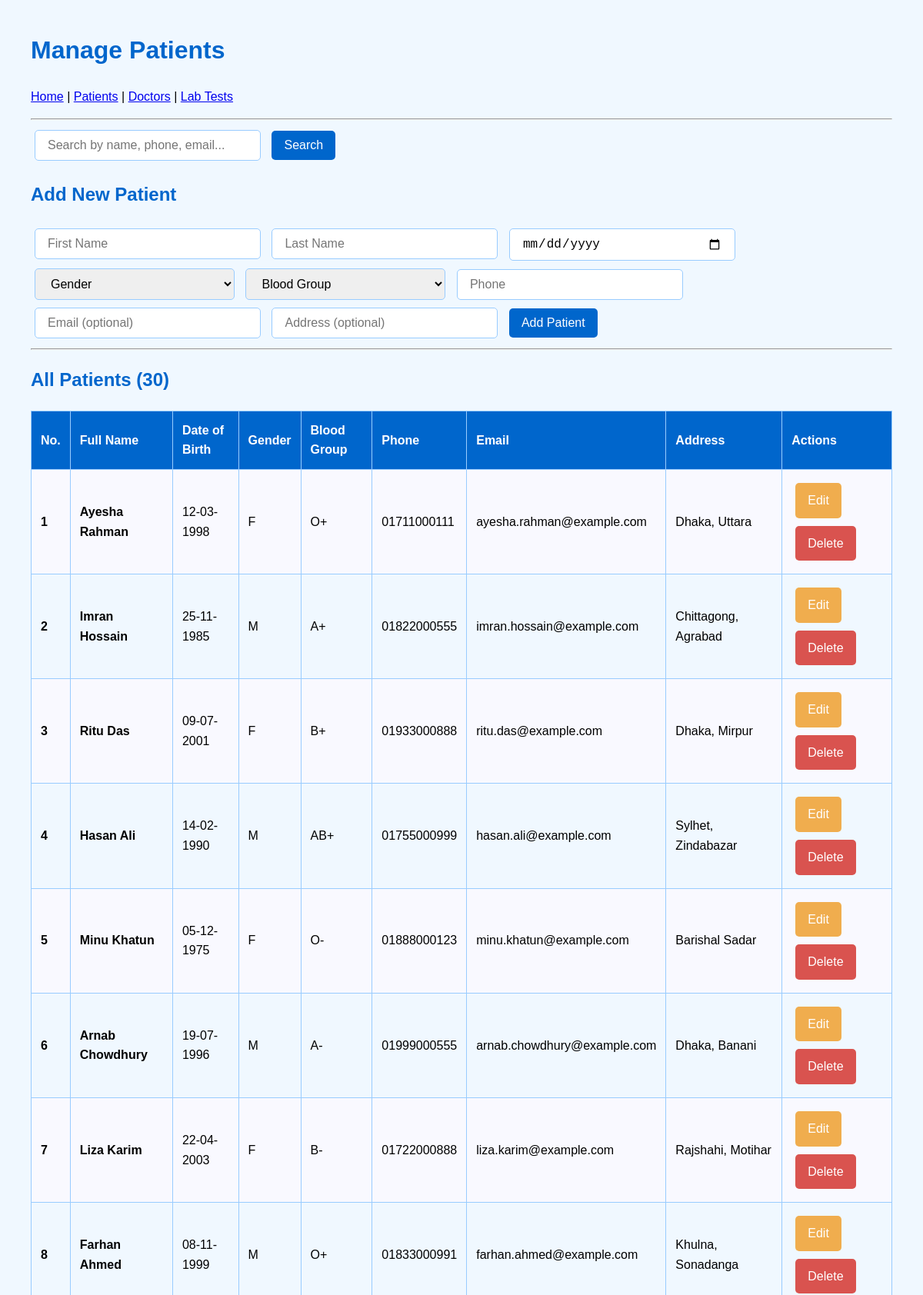
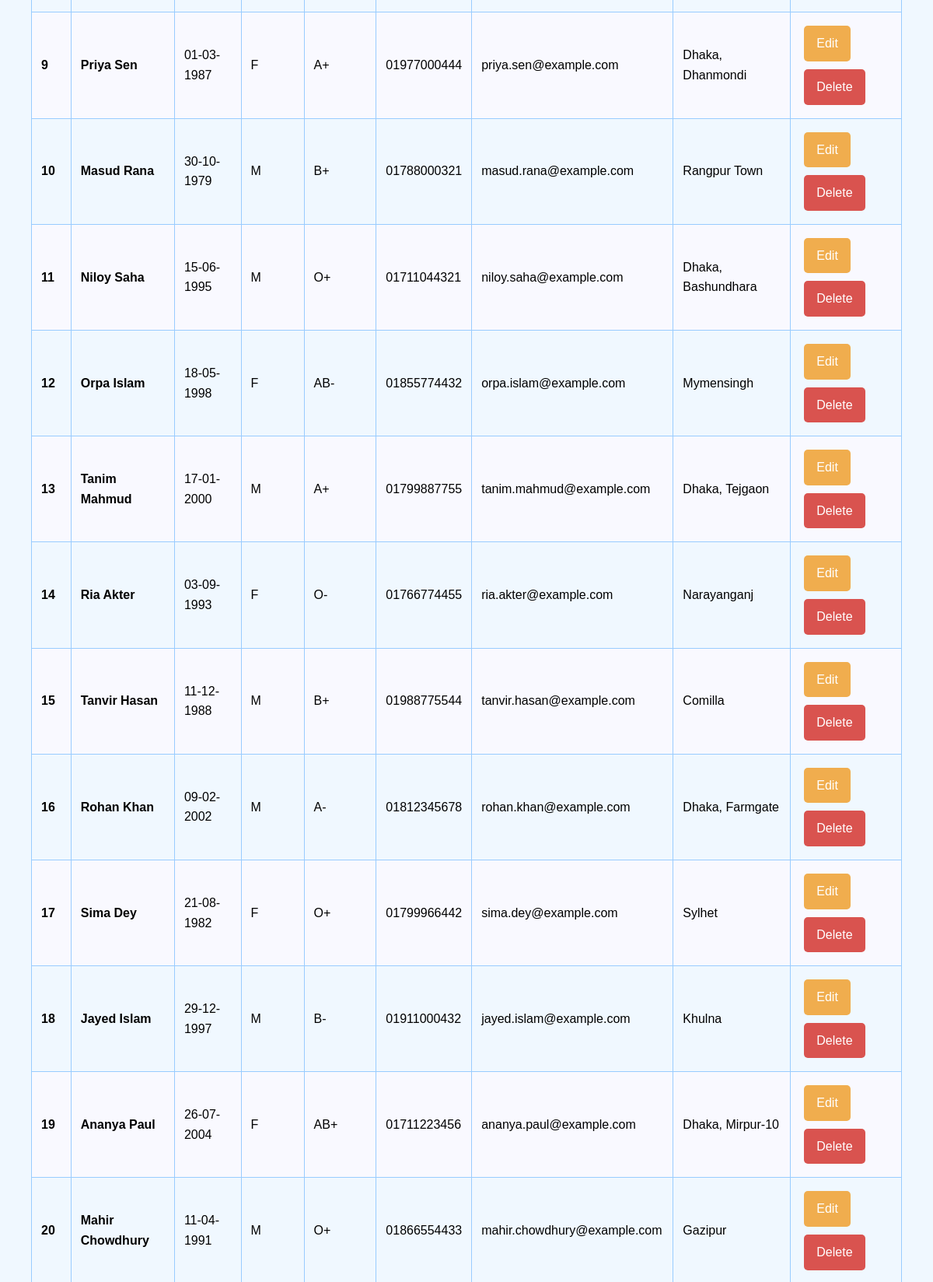
The page /hms/patients.php (upper part) on the database its author committed (2 pictures, top to bottom).
### tables this page shows
CREATE TABLE `patient` (
  `patient_id` int(11) NOT NULL,
  `first_name` varchar(20) NOT NULL,
  `last_name` varchar(20) NOT NULL,
  `date_of_birth` date NOT NULL,
  `gender` enum('M','F','Other') NOT NULL,
  `blood_group` enum('A+','A-','B+','B-','O+','O-','AB+','AB-') NOT NULL,
  `phone` varchar(15) NOT NULL,
  `email` varchar(50) NOT NULL,
  `address` varchar(50) NOT NULL
);

### hms/patients.php (the view, shortened to what this page needs)
<?php
require 'db.php';
$edit_mode = false;
$edit_patient = null;
$search = isset($_GET['search']) ? trim($_GET['search']) : "";
$sql = "SELECT * FROM patient
        WHERE first_name LIKE ?
           OR last_name LIKE ?
           OR phone LIKE ?
           OR email LIKE ?
        ORDER BY patient_id ASC";
$stmt = $pdo->prepare($sql);
$stmt->execute(["%$search%", "%$search%", "%$search%", "%$search%"]);
$patients = $stmt->fetchAll();
?>
<!DOCTYPE html>
<html>
<head>
</head>
<body>
<h1>Manage Patients</h1>
<p>
    <a href="index.php">Home</a> |
    <a href="patients.php">Patients</a> |
    <a href="doctors.php">Doctors</a> |
    <a href="lab_tests.php">Lab Tests</a>
</p>
<hr>
<form method="GET">
    <input type="text" name="search" placeholder="Search by name, phone, email..."
           value="<?= htmlspecialchars($search) ?>" size="50">
    <button type="submit">Search</button>
</form>
<h2><?= $edit_mode ? "Edit Patient" : "Add New Patient" ?></h2>
<form method="POST">
    <input name="first_name" placeholder="First Name" value="<?= $edit_mode ? htmlspecialchars($edit_patient['first_name']) : '' ?>" required>
    <input name="last_name"  placeholder="Last Name"  value="<?= $edit_mode ? htmlspecialchars($edit_patient['last_name']) : '' ?>" required>
    <input type="date" name="date_of_birth" value="<?= $edit_mode ? $edit_patient['date_of_birth'] : '' ?>" required>
    <select name="gender" required>
        <option value="">Gender</option>
    </select>
    <select name="blood_group" required>
        <option value="">Blood Group</option>
    </select>
    <input name="phone" placeholder="Phone" value="<?= $edit_mode ? $edit_patient['phone'] : '' ?>" required>
    <input type="email" name="email" placeholder="Email (optional)" value="<?= $edit_mode ? ($edit_patient['email']??'') : '' ?>">
    <input name="address" placeholder="Address (optional)" value="<?= $edit_mode ? ($edit_patient['address']??'') : '' ?>">
    <?php if ($edit_mode): ?>
        <input type="hidden" name="id" value="<?= $edit_patient['patient_id'] ?>">
        <button type="submit" name="update">Update Patient</button>
        <a href="patients.php<?= $search ? '?search='.urlencode($search) : '' ?>" class="btn cancel-btn">Cancel</a>
    <?php else: ?>
        <button type="submit" name="add">Add Patient</button>
    <?php endif; ?>
</form>
<hr>
<h2>All Patients (<?= count($patients) ?>)</h2>
<?php if (empty($patients)): ?>
    <p>No patients found. Add one above!</p>
<?php else: ?>
    <table>
        <tr>
            <th>No.</th>
            <th>Full Name</th>
            <th>Date of Birth</th>
            <th>Gender</th>
            <th>Blood Group</th>
            <th>Phone</th>
            <th>Email</th>
            <th>Address</th>
            <th>Actions</th>
        </tr>
        <?php $serial = 1; foreach ($patients as $p): ?>
        <tr>
            <td><strong><?= $serial++ ?></strong></td>
            <td><strong><?= htmlspecialchars($p['first_name'] . ' ' . $p['last_name']) ?></strong></td>
            <td><?= date('d-m-Y', strtotime($p['date_of_birth'])) ?></td>
            <td><?= $p['gender'] ?></td>
            <td><?= $p['blood_group'] ?></td>
            <td><?= htmlspecialchars($p['phone']) ?></td>
            <td><?= htmlspecialchars($p['email'] ?? '') ?></td>
            <td><?= htmlspecialchars($p['address'] ?? '') ?></td>
            <td>
                <a href="?edit=<?= $p['patient_id'] ?>&search=<?= urlencode($search) ?>" class="btn edit-btn">Edit</a>
                <a href="?delete=<?= $p['patient_id'] ?>&search=<?= urlencode($search) ?>"
                   onclick="return confirm('Delete this patient forever?')"
                   class="btn delete-btn">Delete</a>
            </td>
        </tr>
        <?php endforeach; ?>
    </table>
<?php endif; ?>
<br><br>
</body>
</html>

### hms/patients.php (style rules this page uses)
body { font-family: Arial;background: #f0f8ff;margin: 40px;line-height: 1.6; }
h1,h2 { color: #0066cc; }
input,select,button,.btn { padding:10px 16px;margin:5px;font-size:16px;border-radius:5px; }
input,select { border:1px solid #99ccff;width:260px; }
button,.btn { background:#0066cc;color:white;border:none;cursor:pointer;text-decoration:none;display:inline-block; }
.edit-btn { background:#f0ad4e; }
.delete-btn { background:#d9534f; }
table { width:100%;border-collapse:collapse;margin:20px 0; }
th,td { border:1px solid #99ccff;padding:12px;text-align:left; }
th { background:#0066cc;color:white; }
tr:nth-child(even) { background:#f9f9ff; }

### rows shown on the page
patient: first_name+last_name "Ayesha Rahman", date_of_birth "12-03-1998", gender "F", blood_group "O+", phone "01711000111", email "ayesha.rahman@example.com", address "Dhaka, Uttara"
patient: first_name+last_name "Imran Hossain", date_of_birth "25-11-1985", gender "M", blood_group "A+", phone "01822000555", email "imran.hossain@example.com", address "Chittagong, Agrabad"
patient: first_name+last_name "Ritu Das", date_of_birth "09-07-2001", gender "F", blood_group "B+", phone "01933000888", email "ritu.das@example.com", address "Dhaka, Mirpur"
patient: first_name+last_name "Hasan Ali", date_of_birth "14-02-1990", gender "M", blood_group "AB+", phone "01755000999", email "hasan.ali@example.com", address "Sylhet, Zindabazar"
patient: first_name+last_name "Minu Khatun", date_of_birth "05-12-1975", gender "F", blood_group "O-", phone "01888000123", email "minu.khatun@example.com", address "Barishal Sadar"
patient: first_name+last_name "Arnab Chowdhury", date_of_birth "19-07-1996", gender "M", blood_group "A-", phone "01999000555", email "arnab.chowdhury@example.com", address "Dhaka, Banani"
patient: first_name+last_name "Liza Karim", date_of_birth "22-04-2003", gender "F", blood_group "B-", phone "01722000888", email "liza.karim@example.com", address "Rajshahi, Motihar"
patient: first_name+last_name "Farhan Ahmed", date_of_birth "08-11-1999", gender "M", blood_group "O+", phone "01833000991", email "farhan.ahmed@example.com", address "Khulna, Sonadanga"
patient: first_name+last_name "Priya Sen", date_of_birth "01-03-1987", gender "F", blood_group "A+", phone "01977000444", email "priya.sen@example.com", address "Dhaka, Dhanmondi"
patient: first_name+last_name "Masud Rana", date_of_birth "30-10-1979", gender "M", blood_group "B+", phone "01788000321", email "masud.rana@example.com", address "Rangpur Town"
patient: first_name+last_name "Niloy Saha", date_of_birth "15-06-1995", gender "M", blood_group "O+", phone "01711044321", email "niloy.saha@example.com", address "Dhaka, Bashundhara"
patient: first_name+last_name "Orpa Islam", date_of_birth "18-05-1998", gender "F", blood_group "AB-", phone "01855774432", email "orpa.islam@example.com", address "Mymensingh"
patient: first_name+last_name "Tanim Mahmud", date_of_birth "17-01-2000", gender "M", blood_group "A+", phone "01799887755", email "tanim.mahmud@example.com", address "Dhaka, Tejgaon"
patient: first_name+last_name "Ria Akter", date_of_birth "03-09-1993", gender "F", blood_group "O-", phone "01766774455", email "ria.akter@example.com", address "Narayanganj"
patient: first_name+last_name "Tanvir Hasan", date_of_birth "11-12-1988", gender "M", blood_group "B+", phone "01988775544", email "tanvir.hasan@example.com", address "Comilla"
patient: first_name+last_name "Rohan Khan", date_of_birth "09-02-2002", gender "M", blood_group "A-", phone "01812345678", email "rohan.khan@example.com", address "Dhaka, Farmgate"
patient: first_name+last_name "Sima Dey", date_of_birth "21-08-1982", gender "F", blood_group "O+", phone "01799966442", email "sima.dey@example.com", address "Sylhet"
patient: first_name+last_name "Jayed Islam", date_of_birth "29-12-1997", gender "M", blood_group "B-", phone "01911000432", email "jayed.islam@example.com", address "Khulna"
patient: first_name+last_name "Ananya Paul", date_of_birth "26-07-2004", gender "F", blood_group "AB+", phone "01711223456", email "ananya.paul@example.com", address "Dhaka, Mirpur-10"
patient: first_name+last_name "Mahir Chowdhury", date_of_birth "11-04-1991", gender "M", blood_group "O+", phone "01866554433", email "mahir.chowdhury@example.com", address "Gazipur"

### other values the page prints
count($patients) "30"
